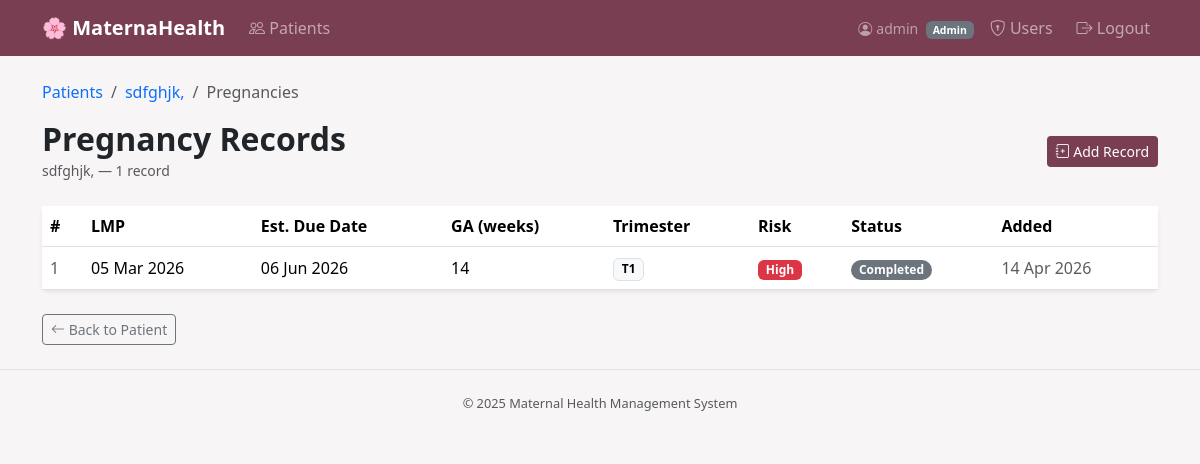
Page /patients/1/pregnancies (signed in) on the committed database.
### models/user.py (models this page shows, shortened)
class User(db.Model):
    __tablename__ = "users"
    id            = db.Column(db.Integer, primary_key=True)
    username      = db.Column(db.String(80), unique=True, nullable=False, index=True)
    password_hash = db.Column(db.String(256), nullable=False)
    role          = db.Column(db.String(20), nullable=False, default=Role.NURSE)
    is_active     = db.Column(db.Boolean, default=True, nullable=False)
    created_at    = db.Column(db.DateTime, default=datetime.utcnow)
    last_login    = db.Column(db.DateTime, nullable=True)
    @property
    def is_admin(self):  return self.role == Role.ADMIN

### models/patient.py (models this page shows, shortened)
class Patient(db.Model):
    __tablename__ = "patients"
    id            = db.Column(db.Integer, primary_key=True)
    full_name     = db.Column(db.String(120), nullable=False)
    date_of_birth = db.Column(db.Date, nullable=False)
    contact_info      = db.Column(db.String(255), nullable=True)
    blood_type        = db.Column(db.String(10), nullable=True)   # e.g. "A+", "O-"
    medical_history = db.Column(db.Text, nullable=True)
    allergies       = db.Column(db.Text, nullable=True)
    medications     = db.Column(db.Text, nullable=True)
    emergency_contact = db.Column(db.String(255), nullable=True)
    created_at = db.Column(
        db.DateTime,
        nullable=False,
        default=lambda: datetime.now(timezone.utc),
    )
    pregnancies  = db.relationship("Pregnancy",   backref="patient", lazy="dynamic", cascade="all, delete-orphan")
    vitals       = db.relationship("VitalSigns",  backref="patient", lazy="dynamic", cascade="all, delete-orphan")
    lab_results  = db.relationship("LabResult",   backref="patient", lazy="dynamic", cascade="all, delete-orphan")
    appointments = db.relationship("Appointment", backref="patient", lazy="dynamic", cascade="all, delete-orphan")

### models/pregnancy.py (models this page shows, shortened)
class Pregnancy(db.Model):
    __tablename__ = "pregnancies"
    id         = db.Column(db.Integer, primary_key=True)
    patient_id = db.Column(db.Integer, db.ForeignKey("patients.id"), nullable=False)
    last_menstrual_period = db.Column(db.Date, nullable=False)
    estimated_due_date    = db.Column(db.Date, nullable=True)
    gestational_age_weeks = db.Column(db.Integer, nullable=True)   # whole weeks
    trimester             = db.Column(db.Integer, nullable=True)   # 1 | 2 | 3
    risk_level = db.Column(
        db.Enum(RiskLevel),
        nullable=False,
        default=RiskLevel.LOW,
    )
    status = db.Column(
        db.Enum(PregnancyStatus),
        nullable=False,
        default=PregnancyStatus.ACTIVE,
    )
    created_at = db.Column(
        db.DateTime,
        nullable=False,
        default=lambda: datetime.now(timezone.utc),
    )

### routes/pregnancy_routes.py (the view)
@pregnancy_bp.route("/patients/<int:patient_id>/pregnancies")
@login_required
def list_pregnancies(patient_id: int):
    patient     = Patient.query.get_or_404(patient_id)
    pregnancies = (
        Pregnancy.query
        .filter_by(patient_id=patient_id)
        .order_by(Pregnancy.created_at.desc())
        .all()
    )
    return render_template(
        "pregnancy/list.html",
        patient=patient,
        pregnancies=pregnancies,
    )

### routes/auth_routes.py (called while the page is built)
def get_current_user():
    user_id = session.get("user_id")
    if user_id is None:
        return None
    return db.session.get(User, user_id)

def login_required(f):
    @wraps(f)
    def decorated(*args, **kwargs):
        if not session.get("user_id"):
            flash("Please log in to access this page.", "warning")
            return redirect(url_for("auth.login", next=request.path))
        return f(*args, **kwargs)
    return decorated

@auth_bp.before_app_request
def load_logged_in_user():
    g.current_user = get_current_user()

### templates/pregnancy/list.html (shortened to what this page needs)
{% extends "base.html" %}
{% block content %}
<nav aria-label="breadcrumb" class="mb-3">
  <ol class="breadcrumb">
    <li class="breadcrumb-item">
      <a href="{{ url_for('patients.list_patients') }}" class="text-decoration-none">Patients</a>
    </li>
    <li class="breadcrumb-item">
      <a href="{{ url_for('patients.patient_detail', patient_id=patient.id) }}"
         class="text-decoration-none">{{ patient.full_name }}</a>
    </li>
    <li class="breadcrumb-item active">Pregnancies</li>
  </ol>
</nav>
<div class="d-flex justify-content-between align-items-center mb-4">
  <div>
    <h2 class="mb-0 fw-bold">Pregnancy Records</h2>
    <small class="text-muted">
      {{ patient.full_name }} &mdash;
      {{ pregnancies|length }} record{{ 's' if pregnancies|length != 1 }}
    </small>
  </div>
  <a href="{{ url_for('pregnancies.create_pregnancy', patient_id=patient.id) }}"
     class="btn btn-sm text-white" style="background-color:#7a3e52;">
    <i class="bi bi-journal-plus"></i> Add Record
  </a>
</div>
{% if pregnancies %}
  <div class="card border-0 shadow-sm">
    <div class="card-body p-0">
      <div class="table-responsive">
        <table class="table table-hover align-middle mb-0">
          <thead style="background-color:#f3eaee;">
            <tr>
              <th>#</th>
              <th>LMP</th>
              <th>Est. Due Date</th>
              <th>GA (weeks)</th>
              <th>Trimester</th>
              <th>Risk</th>
              <th>Status</th>
              <th>Added</th>
            </tr>
          </thead>
          <tbody>
            {% for p in pregnancies %}
            <tr>
              <td class="text-muted">{{ p.id }}</td>
              <td>{{ p.last_menstrual_period.strftime('%d %b %Y') }}</td>
              <td>
                {{ p.estimated_due_date.strftime('%d %b %Y') if p.estimated_due_date else '—' }}
              </td>
              <td>{{ p.gestational_age_weeks if p.gestational_age_weeks is not none else '—' }}</td>
              <td>
                {% if p.trimester %}
                  <span class="badge text-bg-light border">T{{ p.trimester }}</span>
                {% else %}—{% endif %}
              </td>
              <td>
                {% if p.risk_level.value == 'Low' %}
                  <span class="badge text-bg-success">Low</span>
                {% elif p.risk_level.value == 'Medium' %}
                  <span class="badge text-bg-warning text-dark">Medium</span>
                {% else %}
                  <span class="badge text-bg-danger">High</span>
                {% endif %}
              </td>
              <td>
                {% if p.status.value == 'Active' %}
                  <span class="badge rounded-pill text-bg-primary">Active</span>
                {% else %}
                  <span class="badge rounded-pill text-bg-secondary">Completed</span>
                {% endif %}
              </td>
              <td class="text-muted">{{ p.created_at.strftime('%d %b %Y') }}</td>
            </tr>
            {% endfor %}
          </tbody>
        </table>
      </div>
    </div>
  </div>
{% endif %}
<div class="mt-4">
  <a href="{{ url_for('patients.patient_detail', patient_id=patient.id) }}"
     class="btn btn-outline-secondary btn-sm">
    <i class="bi bi-arrow-left"></i> Back to Patient
  </a>
</div>
{% endblock %}

### templates/base.html (shortened to what this page needs)
<!DOCTYPE html>
<html lang="en">
<head>
  <link href="https://cdn.jsdelivr.net/npm/bootstrap@5.3.3/dist/css/bootstrap.min.css" rel="stylesheet" />
  <link href="https://cdn.jsdelivr.net/npm/bootstrap-icons@1.11.3/font/bootstrap-icons.min.css" rel="stylesheet" />
</head>
<body>
  {% if g.current_user %}
  <nav class="navbar navbar-expand-md navbar-dark" style="background-color:#7a3e52;">
    <div class="container">
      <a class="navbar-brand" href="{{ url_for('patients.list_patients') }}">🌸 MaternaHealth</a>
      <div class="collapse navbar-collapse" id="mainNav">
        <ul class="navbar-nav me-auto">
          <li class="nav-item">
            <a class="nav-link {% if request.blueprint == 'patients' %}active{% endif %}"
               href="{{ url_for('patients.list_patients') }}">
              <i class="bi bi-people"></i> Patients
            </a>
          </li>
        </ul>
        <ul class="navbar-nav ms-auto align-items-center gap-2">
          <li class="nav-item">
            <span class="navbar-text text-white-50 small">
              <i class="bi bi-person-circle me-1"></i>{{ g.current_user.username }}
              <span class="badge bg-secondary ms-1">{{ g.current_user.role }}</span>
            </span>
          </li>
          {% if g.current_user.is_admin %}
          <li class="nav-item">
            <a class="nav-link" href="{{ url_for('auth.user_list') }}">
              <i class="bi bi-shield-lock"></i> Users
            </a>
          </li>
          {% endif %}
          <li class="nav-item">
            <a class="nav-link" href="{{ url_for('auth.logout') }}">
              <i class="bi bi-box-arrow-right"></i> Logout
            </a>
          </li>
        </ul>
      </div>
    </div>
  </nav>
  {% endif %}
  <main class="container my-4">
    {% block content %}{% endblock %}
  </main>
  <footer class="text-center py-4 border-top mt-auto">
    <p class="mb-0 text-muted" style="font-size:.8rem;">© 2025 Maternal Health Management System</p>
  </footer>
</body>
</html>

### templates/base.html (style rules this page uses)
body { background-color: #f8f5f7; }
.navbar-brand { font-weight: 700; }

### rows in the picture
User: current_user.username "admin", current_user.role "Admin"
Patient: full_name "sdfghjk,"
Pregnancy: id "1", last_menstrual_period "05 Mar 2026", estimated_due_date "06 Jun 2026", gestational_age_weeks "14", trimester "1", risk_level "High", status "Completed", created_at "14 Apr 2026"

### other values in the picture
{{ pregnancies|length }} "1"
